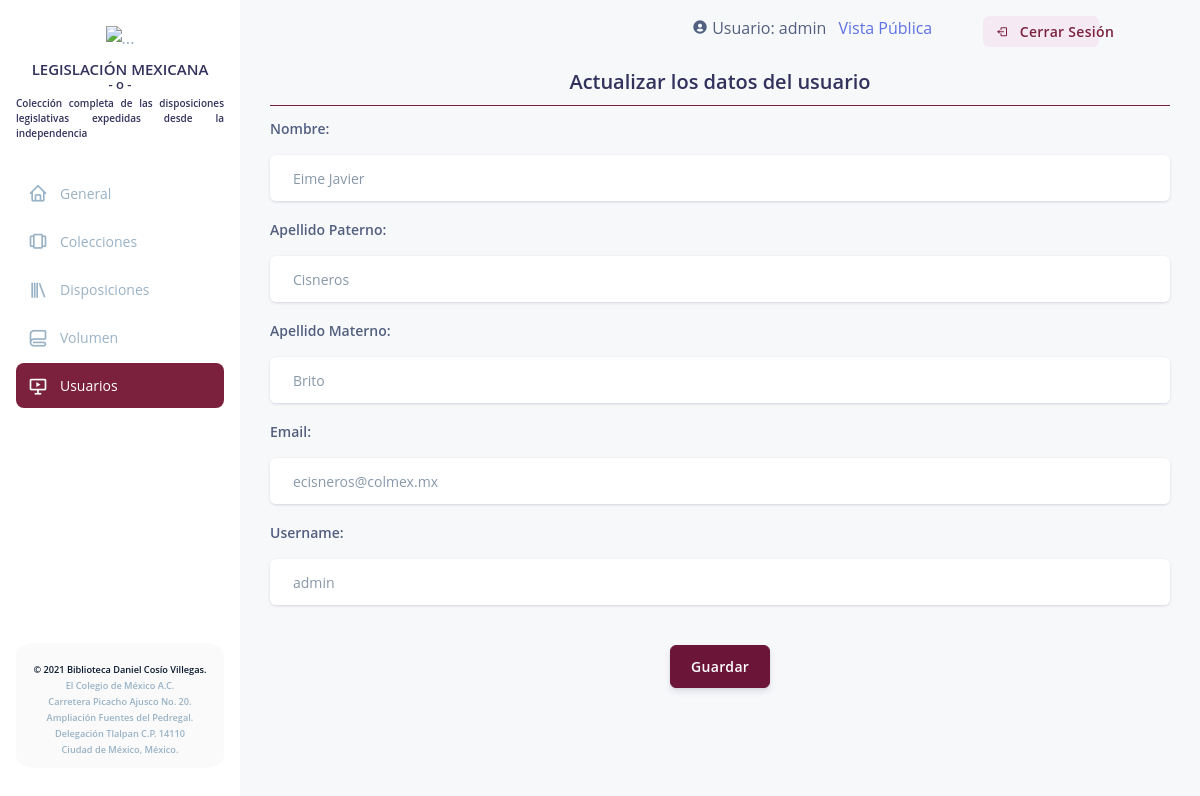
/update/1 (signed in), run on the app's committed database.
### Modules/Usuario/models.py (models this page shows, shortened)
class Perfil(models.Model):
    idPerfil = models.AutoField(primary_key=True)
    nombre = models.CharField(max_length=150)
    ape_paterno = models.CharField(max_length=100)
    ape_materno = models.CharField(max_length=100)
    fecha_alta = models.DateField(auto_now_add=True)
    usuario = models.OneToOneField(User, null=False, blank=False, on_delete=models.CASCADE)

### Modules/Usuario/views.py (the view)
# urls.py: path('update/<int:pk>', update_profile, name='update'),
@login_required
@permission_required('perfil.can_change_perfil', raise_exception=True)
def update_profile(request, pk):
    profile = Perfil.objects.get(idPerfil=pk)
    if request.method == 'POST':
        profile_form = PerfilForm(request.POST, instance=profile)
        user_form = UsuarioUpdateForm(request.POST, instance=profile.usuario)
        if user_form.is_valid() and profile_form.is_valid():
            print('Valid')
            user_form.save()
            profile_form.save()
            messages.success(request, ('El perfil se actualizó correctamente'))
            return redirect('users')
    else:
        user_form = UsuarioForm(instance=profile.usuario)
        profile_form = PerfilForm(instance=profile)
    return render(request, 'usuarios/update.html', {
        'usuario': user_form,
        'perfil': profile_form
    })

### Modules/Usuario/forms.py
class UsuarioForm(UserCreationForm):
    def __init__(self, *args, **kwargs):
        super(UsuarioForm, self).__init__(*args, **kwargs)
    class Meta:
        model = User
        fields = [
            'username',
            'password1',
            'password2',
            'email',
        ]
        labels = {
            'user': 'Usuario',
            'password1': 'Contraseña',
            'password2': 'Confirmar Contraseña',
            'email': 'Email',
        }
        widgets = {
            'username': forms.TextInput(attrs={'class': 'form-control'}),
            'password1': forms.PasswordInput(attrs={'class': 'form-control'}),
            'password2': forms.PasswordInput(attrs={'class': 'form-control'}),
            'email' : forms.EmailInput(attrs={'class': 'form-control'}),
        }

class PerfilForm(forms.ModelForm):
    def __init__(self, *args, **kwargs):
        super(PerfilForm, self).__init__(*args, **kwargs)
    class Meta:
        model = Perfil
        fields = [
            'nombre',
            'ape_paterno',
            'ape_materno',
        ]
        labels = {
            'nombre': 'Nombre',
            'ape_paterno': 'Apellido Paterno',
            'ape_materno': 'Apellido Materno',
        }
        widgets = {
            'nombre': forms.TextInput(attrs={'class': 'form-control', 'autofocus':''}),
            'ape_paterno': forms.TextInput(attrs={'class': 'form-control'}),
            'ape_materno': forms.TextInput(attrs={'class': 'form-control'}),
        }

### legmex/templates/usuarios/update.html (shortened to what this page needs)
{% extends "admin.html" %}
{% load widget_tweaks %}
{%load static%}
{% block content %}
    <div class='container'>
        <form role="form" method='POST' class="form-auth sign-in-form" enctype='multipart/form-data'>
            <div class="col-12 text-center admin-head">
                <h2 class="title">Actualizar los datos del usuario</h2>
            </div>
            <div class="w-100 mb-3 m-width form-group">
            <label for='nombre' class="form-control-label">{{ perfil.nombre.label_tag }}</label>
                <div class="input-group-alternative input-group">
                    <div class="input-group-prepend">
                        <span class="input-group-text">
                        </span>
                    </div>
                    {{perfil.nombre}}
                </div>
            </div>
            <div class="w-100 mb-3 m-width form-group">
                <label class="form-control-label">{{perfil.ape_paterno.label_tag}}</label>
                <div class="input-group-alternative input-group">
                    <div class="input-group-prepend">
                        <span class="input-group-text">
                        </span>
                    </div>
                    {{perfil.ape_paterno}}
                </div>
            </div>
            <div class="w-100 mb-3 m-width form-group">
                <label class="form-control-label">{{perfil.ape_materno.label_tag}}</label>
                <div class="input-group-alternative input-group">
                    <div class="input-group-prepend">
                        <span class="input-group-text">
                        </span>
                    </div>
                    {{perfil.ape_materno}}
                </div>
            </div>
            <div class="w-100 mb-3 m-width form-group">
                <label class="form-control-label">{{usuario.email.label_tag}}</label>
                <div class="input-group-alternative input-group">
                    <div class="input-group-prepend">
                        <span class="input-group-text">
                        </span>
                    </div>
                    {{usuario.email}}
                </div>
            </div>
            <div class="w-100 mb-3 m-width form-group">
                <label class="form-control-label">{{usuario.username.label_tag}}</label>
                <div class="input-group-alternative input-group">
                    <div class="input-group-prepend">
                        <span class="input-group-text">
                        </span>
                    </div>
                    {{usuario.username}}
                </div>
            </div>
            <div class="text-center">
                <button type="submit" class="my-4 btn btn-default">Guardar</button>
            </div>
        </form>
    </div>
{% endblock content %}

### legmex/templates/admin.html (shortened to what this page needs)
{% load static %}
<!DOCTYPE html>
<html>
<head>
    <link rel="stylesheet" href="https://maxcdn.bootstrapcdn.com/bootstrap/4.0.0/css/bootstrap.min.css">
    <link href='https://unpkg.com/boxicons@2.0.9/css/boxicons.min.css' rel='stylesheet'>
    <link rel="stylesheet" href="{% static 'css/argon-dashboard-react.css' %}" />
    <link rel="stylesheet" href="{% static 'css/admin.css'%}" />
    <link rel="stylesheet" href="{% static 'css/jquery-tagsinput.min.css'%}" />
    <link rel="stylesheet" href="//code.jquery.com/ui/1.12.1/themes/base/jquery-ui.css">
    <link rel="stylesheet" href="{% static 'css/bootstrap-multiselect.css' %}" />
</head>
<body>
    <div id="root">
        <div class="main-content">
            <div class="lateral-nav white-bg" id="navbar">
                <nav class="navbar__custom">
                    <div>
                        <div class="nav__brand m-b-1"><img src="{% static 'media/img/logooficial.svg' %}" class="wth-100"
                                alt="..."></div>
                        <div>
                            <h4 class="t-center l-height">LEGISLACIÓN MEXICANA</h4>
                            <h5 class="t-center l-height">- o -</h5>
                            <h6 class="t-justify m-b-30 ">Colección completa de las disposiciones legislativas expedidas
                                desde la independencia</h6>
                        </div>
                        <div class="nav__list">
                            <a class="nav__link nav-link" id="home" href="/administrator" aria-current="page">
                                <i class="bx bx-home nav__icon"></i>
                                <span class="nav__name">General</span>
                            </a>
                            <a class="nav__link nav-link" id="coleccion" href="/colections">
                                <i class="bx bx-carousel nav__icon"></i>
                                <span class="nav__name">Colecciones</span>
                            </a>
                            {% if user.groups.all.0.name == 'admin' or user.groups.all.0.name == 'editor'%}
                            <a class="nav__link nav-link" id="legislacion" href="/legislations">
                                <i class="bx bx-library nav__icon"></i>
                                <span class="nav__name">Disposiciones</span>
                            </a>
                            <a class="nav__link nav-link" id="volumen" href="{% url 'volumenlist' %}">
                                <i class="bx bx-blanket nav__icon"></i>
                                <span class="nav__name">Volumen</span>
                            </a>
                            {% ifequal user.groups.all.0.name 'admin'%}
                            <a class="nav__link nav-link" id="users" href="/users">
                                <i class="bx bx-slideshow nav__icon"></i>
                                <span class="nav__name">Usuarios</span>
                            </a>
                            {% endifequal %}
                            {% endif %}
                        </div>
                    </div>
                    <div class="footer-line footer-card"><a href="https://biblioteca.colmex.mx/" class="nav__footer">©
                            2021 Biblioteca Daniel Cosío Villegas.</a><br><span class="span__footer">El Colegio de
                            México A.C.</span><br><span class="span__footer">Carretera Picacho Ajusco No.
                            20.</span><br><span class="span__footer">Ampliación Fuentes del Pedregal.</span><br><span
                            class="span__footer">Delegación Tlalpan C.P. 14110</span><br><span
                            class="span__footer">Ciudad de México, México.</span></div>
                </nav>
            </div>
            <div class="container">
                <div class="session justify-content-end row">
                    <div class="col-4">
                        <i class="bx bxs-user-circle"></i>
                        Usuario: {{request.user.username}}
                         <a class="pl-2" href="{% url 'base' %}">Vista Pública</a>
                    </div>
                    <div class="col-5 col-md-3 col-xl-2">
                        <a class="btn btn-light-primary btn-sm nav-link" id="login12" href="{% url 'logout' %}">
                            <i class="bx bx-log-out"></i>
                            <span class="nav__name">Cerrar Sesión</span>
                        </a>
                    </div>
                </div>
                    {% block content %}
                    {% endblock %}
            </div>
        </div>
    </div>
</body>
</html>

### legmex/static/css/admin.css (style rules this page uses)
body { background: rgb(247, 248, 250); }
.admin-head { margin-bottom: 10px; border-bottom: 1px solid #7b213d; }

### data on the page
Perfil: nombre "Eime Javier", ape_paterno "Cisneros", ape_materno "Brito"

### other printed values
{{ request.user.username }} "admin"
{{ perfil.nombre.label_tag }} "Nombre:"
{{ perfil.ape_paterno.label_tag }} "Apellido Paterno:"
{{ perfil.ape_materno.label_tag }} "Apellido Materno:"
{{ usuario.email.label_tag }} "Email:"
{{ usuario.username.label_tag }} "Username:"
